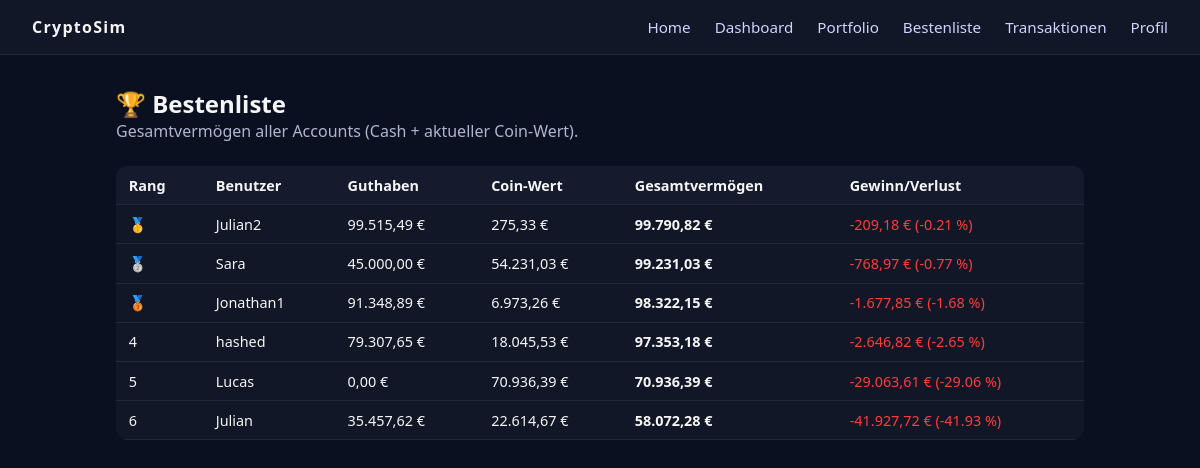
The app's page /leaderboard with its own data.
### tables this page shows
CREATE TABLE accounts (
        id INTEGER PRIMARY KEY AUTOINCREMENT,
        name TEXT UNIQUE NOT NULL,
        pw TEXT NOT NULL,
        created_at DATETIME DEFAULT CURRENT_TIMESTAMP
    );

### app.py (the view)
@app.route("/leaderboard")
def leaderboard():
    entries = portfolio_service.get_leaderboard()
    acc_id = session.get("acc_id")
    return render_template("leaderboard.html", entries=entries, current_acc_id=acc_id)

### app.py (called while the page is built)
@app.template_filter("eur")
def eur_format(value):
    try:
        return f"{value:,.2f} €".replace(",", "X").replace(".", ",").replace("X", ".")
    except Exception:
        return value

### models/database.py (called while the page is built)
    @staticmethod
    def get_connection():
        conn = sqlite3.connect(DB_PATH)
        conn.row_factory = sqlite3.Row
        conn.execute("PRAGMA journal_mode=WAL")
        return conn

### templates/leaderboard.html (shortened to what this page needs)
{% extends "base.html" %}
{% block content %}
<h2>🏆 Bestenliste</h2>
<p class="subtext" style="color:#b0b5d0;">
  Gesamtvermögen aller Accounts (Cash + aktueller Coin-Wert).
</p>
{% if entries %}
<table class="table leaderboard-table">
  <thead>
    <tr>
      <th>Rang</th>
      <th>Benutzer</th>
      <th>Guthaben</th>
      <th>Coin-Wert</th>
      <th>Gesamtvermögen</th>
      <th>Gewinn/Verlust</th>
    </tr>
  </thead>
  <tbody>
    {% for e in entries %}
    <tr class="{% if e.acc_id == current_acc_id %}leaderboard-self{% endif %}">
      <td>
        {% if e.rank == 1 %}🥇
        {% elif e.rank == 2 %}🥈
        {% elif e.rank == 3 %}🥉
        {% else %}{{ e.rank }}
        {% endif %}
      </td>
      <td>
        {{ e.name }}
      </td>
      <td>{{ e.balance|eur }}</td>
      <td>{{ e.coin_value|eur }}</td>
      <td><strong>{{ e.total|eur }}</strong></td>
      <td style="color: {{ '#00c800' if e.profit_loss >= 0 else '#ff3c3c' }}">
        {{ '+' if e.profit_loss >= 0 else '' }}{{ e.profit_loss|eur }}
        ({{ '+' if e.profit_loss_pct >= 0 else '' }}{{ "%.2f"|format(e.profit_loss_pct) }} %)
      </td>
    </tr>
    {% endfor %}
  </tbody>
</table>
{% else %}
<p>Es gibt noch keine Accounts.</p>
{% endif %}
{% endblock %}

### templates/base.html (shortened to what this page needs)
<!DOCTYPE html>
<html lang="de">
<head>
  <link rel="stylesheet" href="{{ url_for('static', filename='css/styles.css') }}">
</head>
<body>
  <nav class="navbar">
    <div class="nav-logo">CryptoSim</div>
    <ul class="nav-links">
      <li><a href="{{ url_for('home') }}">Home</a></li>
      <li><a href="{{ url_for('dashboard') }}">Dashboard</a></li>
      <li><a href="{{ url_for('portfolio') }}">Portfolio</a></li>
      <li><a href="{{ url_for('leaderboard') }}">Bestenliste</a></li>
      <li><a href="{{ url_for('transactions') }}">Transaktionen</a></li>
      <li><a href="{{ url_for('profile') }}">Profil</a></li>
    </ul>
  </nav>
  <main class="container">
    {% block content %}{% endblock %}
  </main>
</body>
</html>

### static/css/styles.css (style rules this page uses)
* { box-sizing: border-box; margin: 0; padding: 0; font-family: system-ui, -apple-system, BlinkMacSystemFont, "Segoe UI", sans-serif; }
body { background: #0b1020; color: #f5f5f5; }
a { color: inherit; text-decoration: none; }
.navbar { display: flex; justify-content: space-between; align-items: center; padding: 1rem 2rem; background: #111726; border-bottom: 1px solid #222a3a; position: sticky; top: 0; z-index: 10; }
.nav-logo { font-weight: 700; letter-spacing: 0.08em; }
.nav-links { list-style: none; display: flex; gap: 1.5rem; }
.nav-links a { color: #cfd3ff; font-size: 0.95rem; }
.container { max-width: 1000px; margin: 2rem auto; padding: 0 1rem; }
.table { width: 100%; border-collapse: collapse; margin-top: 1.5rem; background: #111726; border-radius: 12px; overflow: hidden; }
.table th, .table td { padding: 0.6rem 0.8rem; border-bottom: 1px solid #222a3a; font-size: 0.9rem; }
.table th { background: #151b2c; text-align: left; }

### records on screen
accounts: name "Julian2", balance|eur "99.515,49 €", coin_value|eur "275,33 €", total|eur "99.790,82 €", profit_loss|eur "-209,18 €", profit_loss_pct "-0.21"
accounts: name "Sara", balance|eur "45.000,00 €", coin_value|eur "54.231,03 €", total|eur "99.231,03 €", profit_loss|eur "-768,97 €", profit_loss_pct "-0.77"
accounts: name "Jonathan1", balance|eur "91.348,89 €", coin_value|eur "6.973,26 €", total|eur "98.322,15 €", profit_loss|eur "-1.677,85 €", profit_loss_pct "-1.68"
accounts: rank "4", name "hashed", balance|eur "79.307,65 €", coin_value|eur "18.045,53 €", total|eur "97.353,18 €", profit_loss|eur "-2.646,82 €", profit_loss_pct "-2.65"
accounts: rank "5", name "Lucas", balance|eur "0,00 €", coin_value|eur "70.936,39 €", total|eur "70.936,39 €", profit_loss|eur "-29.063,61 €", profit_loss_pct "-29.06"
accounts: rank "6", name "Julian", balance|eur "35.457,62 €", coin_value|eur "22.614,67 €", total|eur "58.072,28 €", profit_loss|eur "-41.927,72 €", profit_loss_pct "-41.93"
